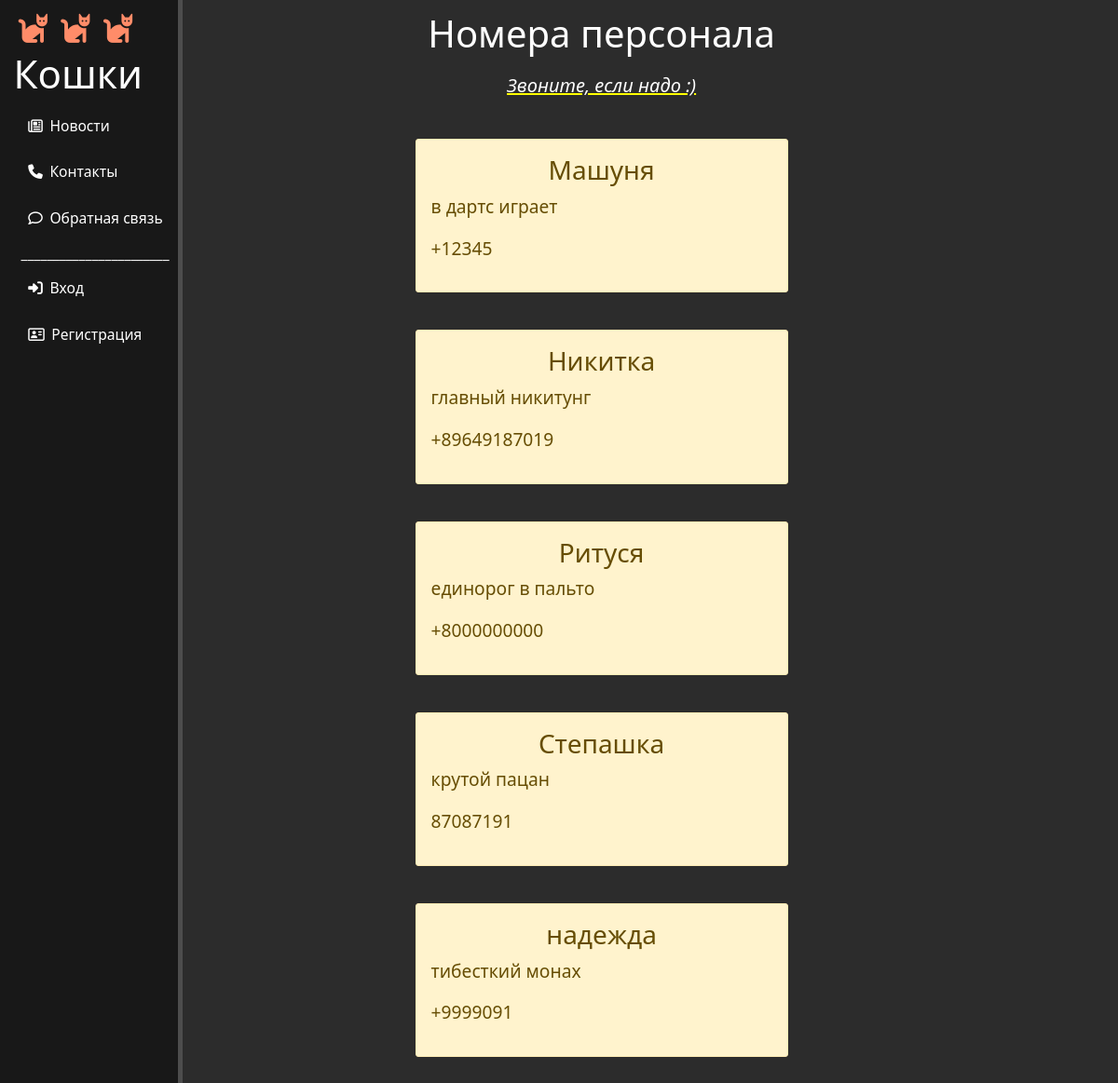
Screenshot of /contacts with the database file from the repository.
### main/models.py (models this page shows, shortened)
class Contacts(models.Model):
    title = models.CharField('Имя сотрудника', max_length=69)
    description = models.TextField('Краткое описание', max_length=100)
    phone_number = models.CharField('Номер телефона', max_length=20)
    password = models.CharField('Код', max_length=100, default='')
    is_published = models.BooleanField('Опубликовано', default=True)
    class Meta:
        verbose_name = 'Сотрудник'
        verbose_name_plural = 'Сотрудники'
        ordering = ['title']

### main/views.py (the view)
# urls.py: path('contacts', views.ContactsList.as_view(), name='contacts'),
class ContactsList(ListView):
    model = Contacts
    template_name = 'main/contacts.html'
    context_object_name = 'contacts'
    def get_queryset(self):
        return Contacts.objects.all()
    def get_context_data(self, *, object_list=None, **kwargs):
        context = super().get_context_data(**kwargs)
        context['title'] = 'Контакты персонала'
        return context

### main/templates/main/contacts.html (shortened to what this page needs)
{% extends 'main/layout.html' %}
{% block content %}
    <h1 class="features">Номера персонала</h1>
    <h5 class="features" style="text-decoration: underline solid yellow"><i>Звоните, если надо :)</i></h5>
    {% if contacts %}
    <div class="phone-numbers">
        {% for el in contacts %}
           <div class="alert alert-warning">
                <h3>{{ el.title }}</h3>
                <p>{{ el.description }}</p>
                <p>{{ el.phone_number }}</p>
           </div>
        {% endfor %}
    {% else %}
        <p>Все сотрудники уволились:(</p>
    {% endif %}
    </div>
{% endblock %}

### main/static/main/css/main.css (style rules this page uses)
body { background: #2c2c2c; }
main .features { float: left; color: white; margin-top: 1vw; text-align: center; width: 75%; }
main .phone-numbers { float: left; color: white; text-align: center; margin-top: 2.1vw; width: 75%; font-size: 1.2em; }
.alert-warning { border-radius: 3px; clear: both; width: 400px; margin: 40px auto; margin-top: 0px; text-align: justify; }
.alert-warning h3 { text-align: center }

### rows the page displays
Contacts: title "Машуня", description "в дартс играет", phone_number "+12345"
Contacts: title "Никитка", description "главный никитунг", phone_number "+89649187019"
Contacts: title "Ритуся", description "единорог в пальто", phone_number "+8000000000"
Contacts: title "Степашка", description "крутой пацан", phone_number "87087191"
Contacts: title "надежда", description "тибесткий монах", phone_number "+9999091"
